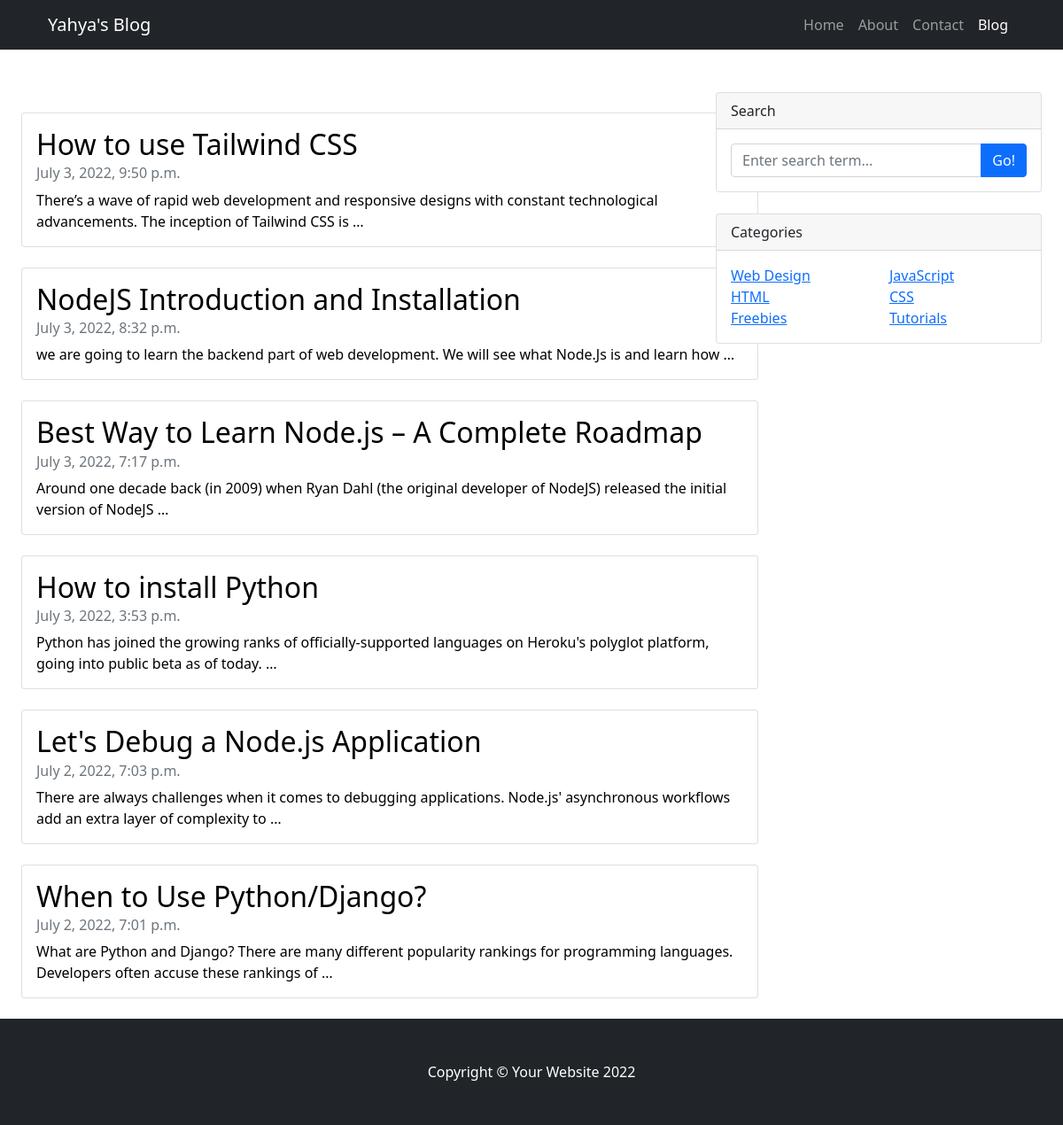
The page / on the database its author committed.
### posts/models.py (models this page shows, shortened)
class Post(models.Model):
    title = models.CharField(max_length=200)
    body = models.CharField(max_length=1000000)
    created_at = models.DateTimeField(default=datetime.now, blank=True)
    img = models.FileField(upload_to='pic/%y/')

### posts/views.py (the view)
# urls.py: path('', views.index, name='index'),
def index(request):
    posts = Post.objects.all()
    return render(request, 'index.html', {'posts': posts})

### templates/index.html (shortened to what this page needs)
{% load static %}
<!DOCTYPE html>
<html lang="en">
<head>
    <link href="https://cdn.jsdelivr.net/npm/bootstrap@5.2.0-beta1/dist/css/bootstrap.min.css" rel="stylesheet"
>
    <link href="{% static 'css/styles.css' %}" rel="stylesheet" />
</head>
<body>
    <nav class="navbar navbar-expand-lg navbar-dark bg-dark">
        <div class="container">
            <a class="navbar-brand" href="">Yahya's Blog</a>
            <div class="collapse navbar-collapse" id="navbarSupportedContent">
                <ul class="navbar-nav ms-auto mb-2 mb-lg-0">
                    <li class="nav-item"><a class="nav-link" href="/">Home</a></li>
                    <li class="nav-item"><a class="nav-link" href="#!">About</a></li>
                    <li class="nav-item"><a class="nav-link" href="#!">Contact</a></li>
                    <li class="nav-item"><a class="nav-link active" aria-current="page" href="blog">Blog</a></li>
                </ul>
            </div>
        </div>
    </nav>
    <div class="container-fluid mt-5">
        <div class="row">
            <div class="col-lg-8">
                {% for post in posts reversed %}
                <div class="card" style="width: 52rem; margin: 23px 0px;">
                    <a style="text-decoration: none; color: black;" href="/blog/{{post.id}}">
                        <div class="card-body">
                            <h2 class="card-title">{{post.title}}</h2>
                            <h6 class="card-subtitle mb-2 text-muted">{{post.created_at}}</h6>
                            <p class="card-text">{{post.body|truncatewords:20}}</p>
                        </div>
                    </a>
                </div>
                {% endfor %}
            </div>
            <div class="col-lg-4">
                <div class="card mb-4">
                    <div class="card-header">Search</div>
                    <div class="card-body">
                        <div class="input-group">
                            <input class="form-control" type="text" placeholder="Enter search term..."
                                aria-label="Enter search term..." aria-describedby="button-search" />
                            <button class="btn btn-primary" id="button-search" type="button">Go!</button>
                        </div>
                    </div>
                </div>
                <div class="card mb-4">
                    <div class="card-header">Categories</div>
                    <div class="card-body">
                        <div class="row">
                            <div class="col-sm-6">
                                <ul class="list-unstyled mb-0">
                                    <li><a href="webdesign">Web Design</a></li>
                                    <li><a href="#!">HTML</a></li>
                                    <li><a href="#!">Freebies</a></li>
                                </ul>
                            </div>
                            <div class="col-sm-6">
                                <ul class="list-unstyled mb-0">
                                    <li><a href="#!">JavaScript</a></li>
                                    <li><a href="#!">CSS</a></li>
                                    <li><a href="#!">Tutorials</a></li>
                                </ul>
                            </div>
                        </div>
                    </div>
                </div>
            </div>
        </div>
    </div>
    <footer class="py-5 bg-dark">
        <div class="container">
            <p class="m-0 text-center text-white">Copyright &copy; Your Website 2022</p>
        </div>
    </footer>
</body>
</html>

### rows shown on the page
Post: title "How to use Tailwind CSS", created_at "July 3, 2022, 9:50 p.m.", body "There’s a wave of rapid web development and responsive designs with constant technological advancements. The inception of Tailwind CSS is …"
Post: title "NodeJS Introduction and Installation", created_at "July 3, 2022, 8:32 p.m.", body "we are going to learn the backend part of web development. We will see what Node.Js is and learn how …"
Post: title "Best Way to Learn Node.js – A Complete Roadmap", created_at "July 3, 2022, 7:17 p.m.", body "Around one decade back (in 2009) when Ryan Dahl (the original developer of NodeJS) released the initial version of NodeJS …"
Post: title "How to install Python", created_at "July 3, 2022, 3:53 p.m.", body "Python has joined the growing ranks of officially-supported languages on Heroku's polyglot platform, going into public beta as of today. …"
Post: title "Let's Debug a Node.js Application", created_at "July 2, 2022, 7:03 p.m.", body "There are always challenges when it comes to debugging applications. Node.js' asynchronous workflows add an extra layer of complexity to …"
Post: title "When to Use Python/Django?", created_at "July 2, 2022, 7:01 p.m.", body "What are Python and Django? There are many different popularity rankings for programming languages. Developers often accuse these rankings of …"
